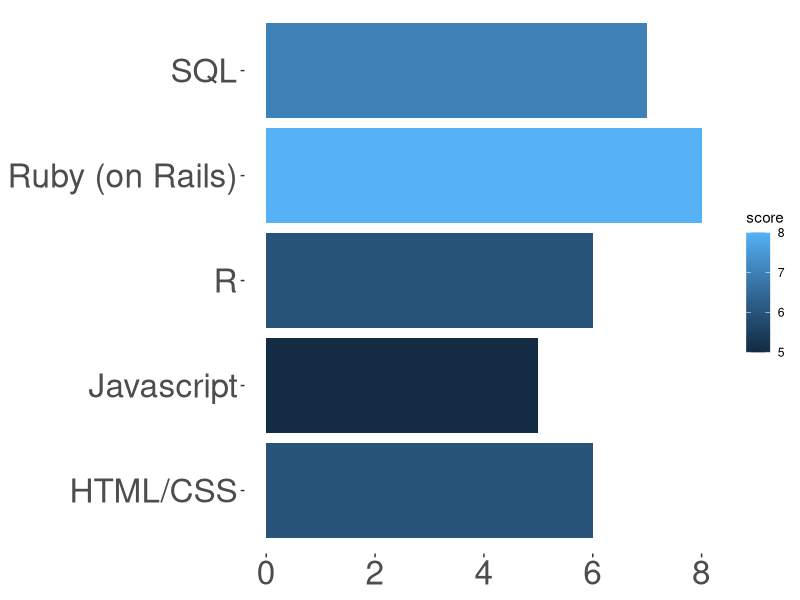

R code for this plot:
## ---- chunk 1
library(ggplot2)
library(knitr)
## ---- chunk 2
df = data.frame(c("Ruby (on Rails)", "SQL", "HTML/CSS", "R", "Javascript"), c(8, 7, 6, 6, 5))
colnames(df) = c("language", "score")
d = ggplot(data=df, aes(x=language, y = score, fill = score))
d = d + geom_bar(position="dodge",stat="identity") + coord_flip()
d = d + theme(axis.text.x = element_text(size=24, family="Helvetica"),axis.text.y = element_text(size=24), axis.title.x=element_blank(), axis.title.y=element_blank())
d = d + theme(
    panel.background = element_rect(fill = "transparent",colour = NA), # or theme_blank()
    panel.grid.minor = element_blank(), 
    panel.grid.major = element_blank(),
    plot.background = element_rect(fill = "transparent",colour = NA)
)
d
